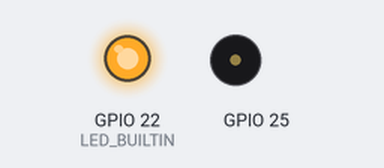
A sketch run on a simulated ESP32. Shown: output pins drawn as LEDs (lit = HIGH), buzzer (waves = sounding). Storage starts empty; what the sketch prints to the serial monitor is not drawn.

Above: at 1.5 s.
At 7.13 s:
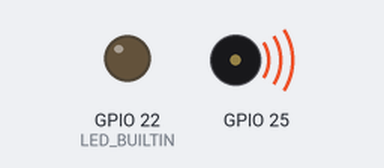
At 9.7 s:
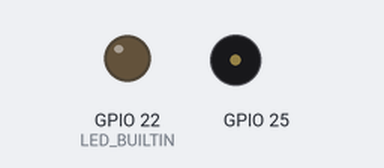
Timing chart, 0 to 15.6 s (numbered marks = the images above):
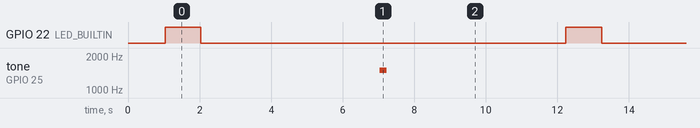

The sketch:

ESP32-EPAPER_MODULE_Test.ino
```cpp
#include <mySD.h> // https://github.com/LilyGO/esp32-micro-sdcard
#define LED_BUILTIN 22  //Blink pin
File root;

void setup(){
  Serial.begin(115200);
  pinMode(LED_BUILTIN, OUTPUT);
  Serial.print("Initializing SD card...");
  if (!SD.begin(13,15,2,14)) { /* initialize SD library with SPI pins */
    Serial.println("initialization failed!");
  }
  Serial.println("initialization done.");
  /* open "test.txt" for writing */
  root = SD.open("test.txt", FILE_WRITE);
  if (!root) {
    Serial.println("error opening test.txt");
  }
  delay(1000);
  /* after writing then reopen the file and read it */
  root = SD.open("test.txt");
  if (root) {
    while (root.available()) {    /* read from the file until there's nothing else in it */
      Serial.write(root.read());  /* read the file and print to Terminal */
    }
    root.close();
  } else {
    Serial.println("error opening test.txt");
  }
  Serial.println("done!");
}

void loop()
{
  digitalWrite(LED_BUILTIN, HIGH);   // turn the LED on (HIGH is the voltage level)
  delay(1000);                       // wait for a second
  digitalWrite(LED_BUILTIN, LOW);    // turn the LED off by making the voltage LOW
  delay(5000);                       // wait for a second
  beep(0,1500,200);
  delay(5000);
}

void beep(int channel, int freq, int duration){
  #define resolution 8
  ledcAttachPin(25, channel);
  ledcSetup(channel, freq, resolution);
  ledcWriteTone(channel, freq);
  delay(duration);
  ledcWriteTone(channel, 0);
}
```

Measured:
- by itself, GPIO 22 (LED_BUILTIN): alternates HIGH for 1.0 s and LOW for 10.2 s
- by itself, tone on GPIO 25: alternates 1500 Hz for 0.20 s and silent for 11.0 s
